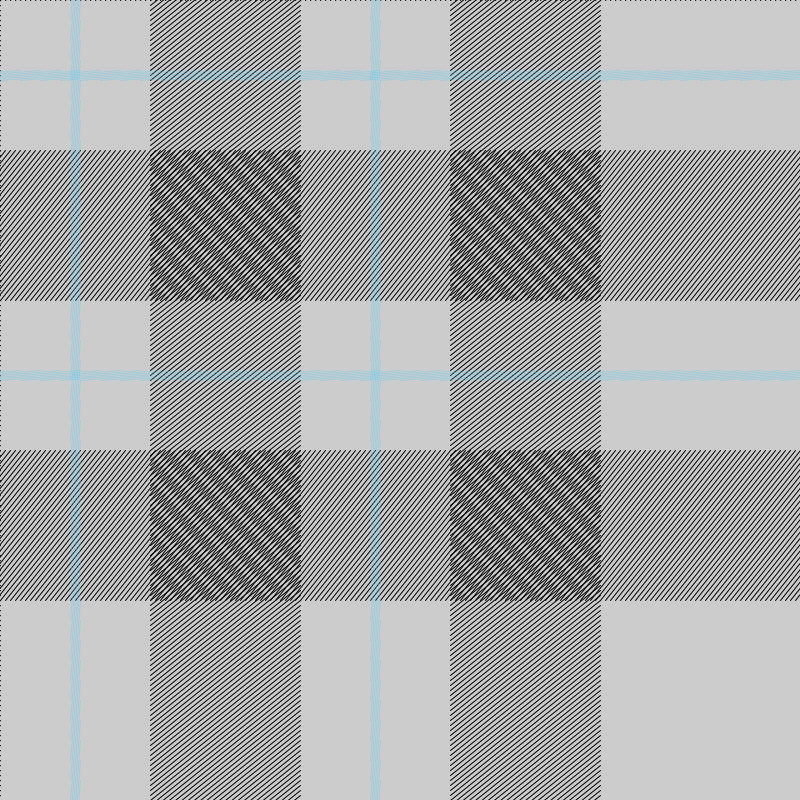
Frame 1 (no input)
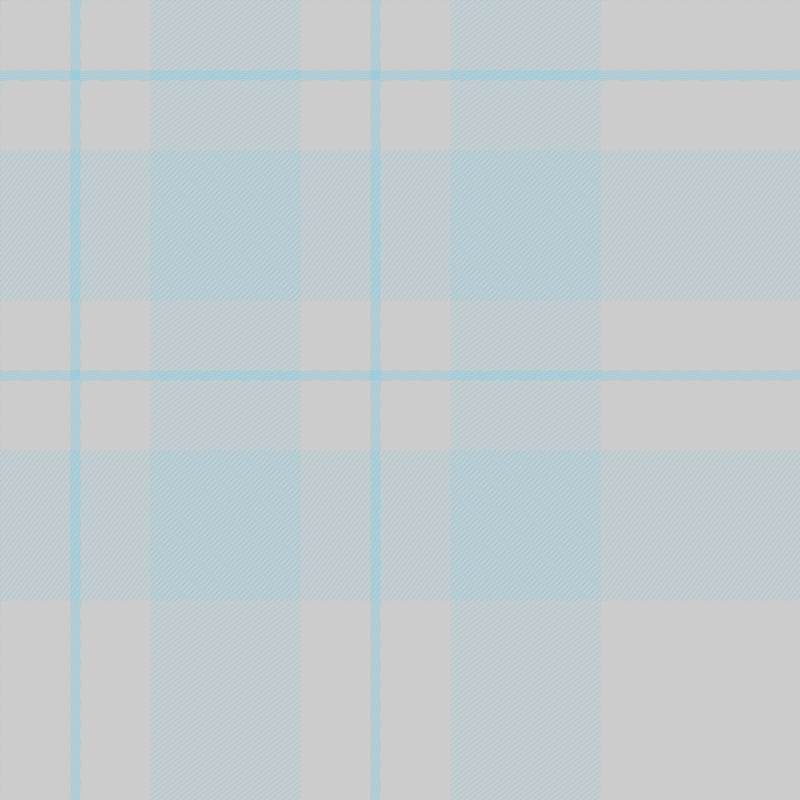
Frame 60 (the mouse pressed at the canvas centre just before this capture)
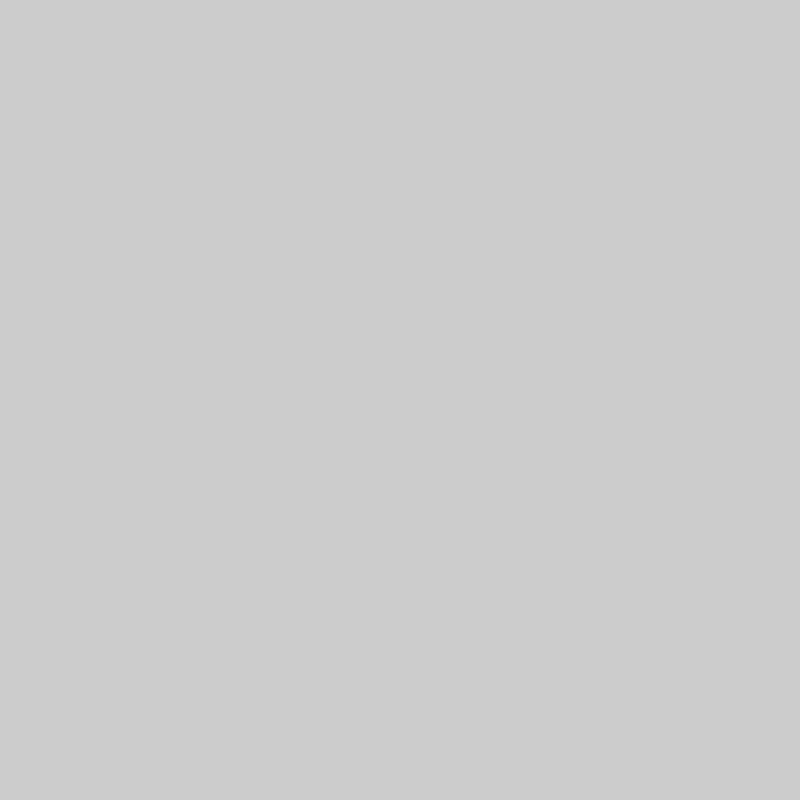
Frame 120 (the mouse held since frame 60 and released just before this capture)

The Processing sketch that drew these frames (run headless with seeded random() and noise(); from frame 60 on, the mouse is pressed at the canvas centre):

// Processing sketch: processing_72739
// ── processing_72739.pde

//Intro to Creative Programming
//Assignment 2
//Sang Un Jeon


int x = 30;
int y = 30;
int w = 15;
int h = 15;

void setup() {
  size(800,800);
  smooth();
}

void draw() {
  background(204);
  //When the mouse finds the right spot
  if ((mouseX > x) && (mouseX < x+w) && (mouseY > y) && (mouseY < y+h)) {
for (int i = -60; i < 1200; i += 5) {
  line(i-60, 200, i + 60, 50);
}

for (int i = -60; i < 1200; i += 5) {
  line(i-60, 500, i + 60, 350);
}

for (int i = -60; i < 1200; i += 5) {
  line(i-60, 800, i + 60, 650);
}

for (int i = -60; i < 1200; i += 5) {
  line(i-60, 1100, i + 60, 950);
}

for (int i = -60; i < 1200; i += 5) {
  line(200, i-60, 50, i+60);
}

for (int i = -60; i < 1200; i += 5) {
  line(500, i-60, 350, i+60);
}

for (int i = -60; i < 1200; i += 5) {
  line(800, i-60, 650, i+60);
}

for (int i = -60; i < 1200; i += 5) {
  line(1100, i-60, 950, i+60);
}

//in-between pattern



stroke(239,65,54,100);

for (int i = -60; i < 1200; i += 20) {
  line(i-60, 280, i + 60, 270);
}

for (int i = -60; i < 1200; i += 20) {
  line(i-60, 580, i + 60, 570);
}

for (int i = -60; i < 1200; i += 20) {
  line(i-60, 880, i + 60, 870);
}

for (int i = -60; i < 1200; i += 20) {
  line(280, i-60, 270, i+60);
}

for (int i = -60; i < 1200; i += 20) {
  line(580, i-60, 570, i+60);
}

for (int i = -60; i < 1200; i += 20) {
  line(880, i-60, 870, i+60);
}

    
    
    //when the mouse don't find the right spot
  } else {
      for (int i = -60; i < 1200; i += 5) {
  line(i-60, mouseX*5-300, i + 60, mouseX*5-450);
}

for (int i = -60; i < 1200; i += 5) {
  line(i-60, mouseX*5, i + 60, mouseX*5-150);
}

for (int i = -60; i < 1200; i += 5) {
  line(i-60, mouseX*5+300, i + 60, mouseX*5+150);
}

for (int i = -60; i < 1200; i += 5) {
  line(i-60, mouseX*5+600, i + 60, mouseX*5+450);
}

for (int i = -60; i < 1200; i += 5) {
  line(mouseY*5-300, i-60, mouseY*5-450, i+60);
}

for (int i = -60; i < 1200; i += 5) {
  line(mouseY*5, i-60, mouseY*5-150, i+60);
}

for (int i = -60; i < 1200; i += 5) {
  line(mouseY*5+300, i-60, mouseY*5+150, i+60);
}

for (int i = -60; i < 1200; i += 5) {
  line(mouseY*5+600, i-60, mouseY*5+450, i+60);
}

//in-between pattern

stroke(95,203,241,100);
for (int i = -60; i < 1200; i += 20) {
  line(i-60, mouseY*5-220, i + 60, mouseY*5-230);
}

for (int i = -60; i < 1200; i += 20) {
  line(i-60, mouseY*5+80, i + 60, mouseY*5+70);
}

for (int i = -60; i < 1200; i += 20) {
  line(i-60, mouseY*5+380, i + 60, mouseY*5+370);
}

for (int i = -60; i < 1200; i += 20) {
  line(mouseX*5-220, i-60, mouseX*5-230, i+60);
}

for (int i = -60; i < 1200; i += 20) {
  line( mouseX*5+80, i-60, mouseX*5+70, i+60);
}

for (int i = -60; i < 1200; i += 20) {
  line(mouseX*5+380, i-60, mouseX*5+370, i+60);
}

    
    
    
    
    
    
    
  }
  
}
